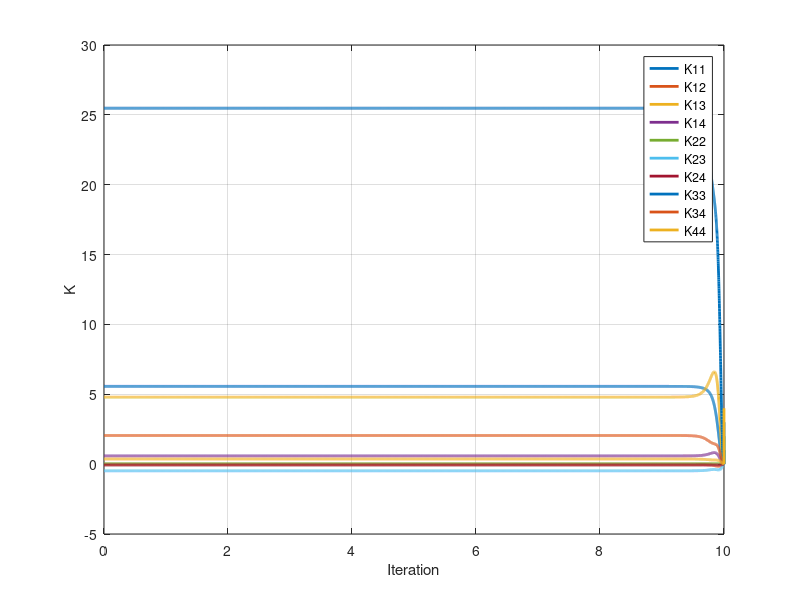
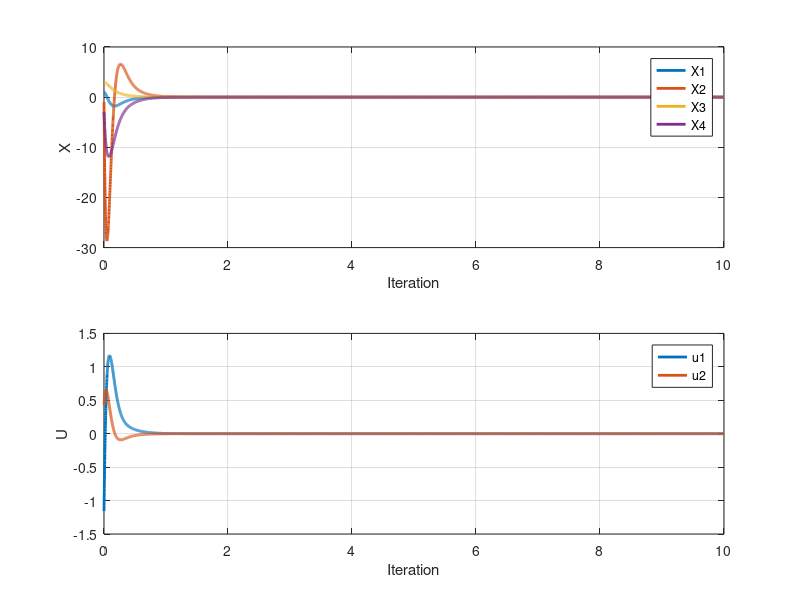

MATLAB code to generate these figures, in order:
%% Hamiltonian LQR - unconstrained input
% Extracted from source paragraph range: 373-520.
% Original state-space, Riccati recursion, simulation, and cost calculation retained.

clc;
clear;
close all;
%%
Jm = 1.5; bm = 11;
Js = 2; bs = 15;
ke = 100; be = 1;
kf = 0.1;
td = 0.1;
Km = [-192.71 -21.32];
Ks = [-227.25 -29.894];
Rs = [-13.157 -0.13];
G2 = 1.315;
Rm = [kf*ke kf*be];
Am = [0 1;0 -bm/Jm];
Bm = [0;1/Jm];
Cm = [1;0];
As = [0 1;0 -bs/Js];
Bs = [0;1/Js];
Cs = [1;0];
Ts = 0.001;
Tf = 10;
t = 0:Ts:Tf ;
N = numel(t);
H = [1 0 0 0;0 2 0 0;0 0 3 0;0 0 0 4];
Q = [1 0 0 0;0 2 0 0;0 0 3 0;0 0 0 4];
R = [1 0;0 2];
M = inv(eye(2) - td * td * Bm * (Rm + G2 * Ks) * Bs * Rs);
S = inv(eye(2) - td * td * Bs * Rs * Bm * (Rm + G2 * Ks));
A11 = M * (Am + Bm * Km - td * Bm * (Rm + G2 * Ks) * Bs * Rs);
A12 = M * (Bm * (Rm + G2 * Ks) - td * Bm * (Rm + G2 * Ks) * (As + Bs * Ks));
A21 = S * (Bs * Rs - td * Bs * Rs * (Am + Bm * Km));
A22 = S * (As + Bs * Ks - td * Bs * Rs * Bm * (Rm + G2 * Ks));
B11 = -M * td * Bm * (Rm + G2 * Ks) * Bs;
B12 = M * Bm;
B21 = S * Bs;
B22 = -S * td * Bs * Rs * Bm;
A = [A11 A12;A21 A22];
B = [B11 B12;B21 B22];
K = zeros(4 , 4 , N);
K(:,:,N) = H ;
for i = N-1:-1:2
K(:,:,i-1) = K(: , : , i) + Ts*(Q -K(: , : , i)*B*R^(-1)*B'*K(: , : , i)+K(: , : , i)*A+A'*K(: , : , i)) ;
end
%%%%
K11 = K(1 ,1 ,:);
K12 = K(1,2,:);
K22 = K(2,2,:);
K11 = K11(:);
K12 = K12(:);
K22 = K22(:);
K33 = K(3,3,:);
K33 = K33(:);
K44 = K(4,4,:);
K44 = K44(:);
K13 = K(1,3,:);
K13 = K13(:);
K23 = K(2,3,:);
K23 = K23(:);
K34 = K(3,4,:);
K34 = K34(:);
K14 = K(1,4,:);
K14 = K14(:);
K24 = K(2,4,:);
K24 = K24(:);
plot(t ,K11, 'LineWidth' , 2);
grid on
hold on
plot(t ,K12, 'LineWidth' , 2);
grid on
hold on
plot(t ,K13, 'LineWidth' , 2);
grid on
hold on
plot(t ,K14, 'LineWidth' , 2);
grid on
hold on
plot(t ,K22, 'LineWidth' , 2);
grid on
hold on
plot(t ,K23, 'LineWidth' , 2);
grid on
hold on
plot(t ,K24, 'LineWidth' , 2);
grid on
hold on
plot(t ,K33, 'LineWidth' , 2);
grid on
hold on
plot(t ,K34, 'LineWidth' , 2);
grid on
hold on
plot(t ,K44, 'LineWidth' , 2);
grid on
legend('K11','K12','K13','K14','K22','K23','K24','K33','K34','K44')
xlabel('Iteration');
ylabel('K');
hold on
%%
x = zeros(4 , N) ; x(: , 1) = [1;-1;3;-3];
u = zeros(2 , N) ;
for i = 1:N-1
u(:,i) = -R^(-1)*B'*K(:,:,i)*x(: ,i);
x(: , i+1) = x(: , i) + Ts*(A*x(: , i) + B*u(:,i));
end
figure(2) ;
subplot(211);
plot(t ,x , 'LineWidth' , 2);
grid on
xlabel('Iteration');
ylabel('X');
legend('X1' , 'X2','X3' , 'X4')
subplot(212);
plot(t ,u , 'LineWidth' , 2);
grid on
xlabel('Iteration');
ylabel('U');
legend('u1','u2')
%%% cost
Jopt = x(1,end)^2+2* x(2,end)^2+3*x(3,end)^2+4*x(4,end)^2+ sum(x(1,:).^2 + 2*x(2,:).^2 +3*x(3,:).^2 +4*x(4,:).^2+u(1,:).^2+2*u(2,:).^2 )*Ts
